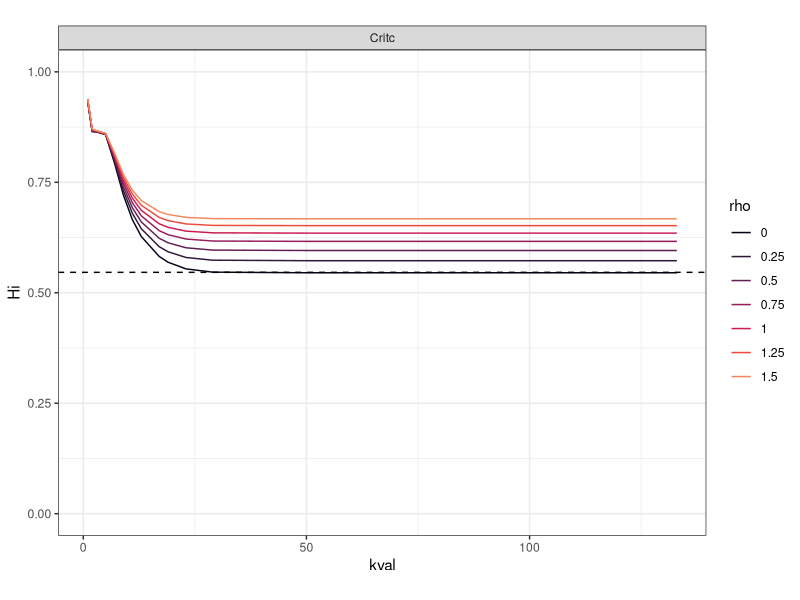
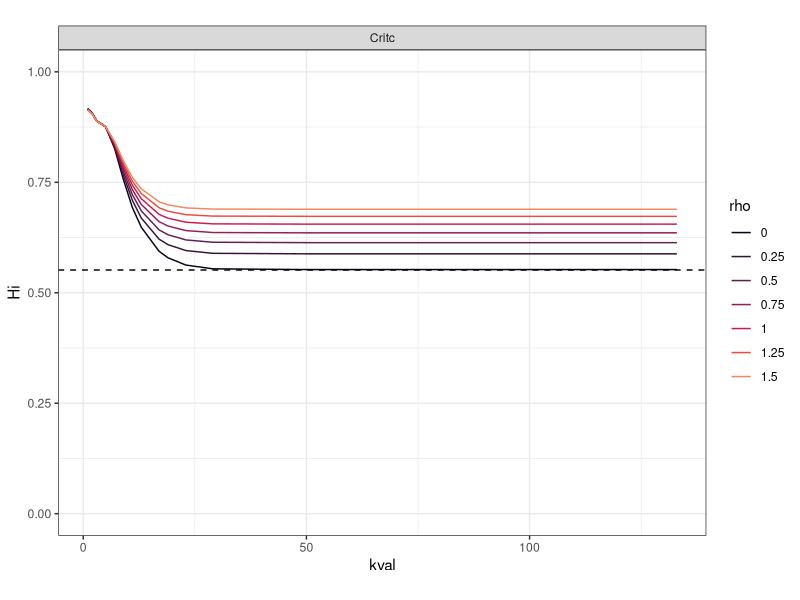
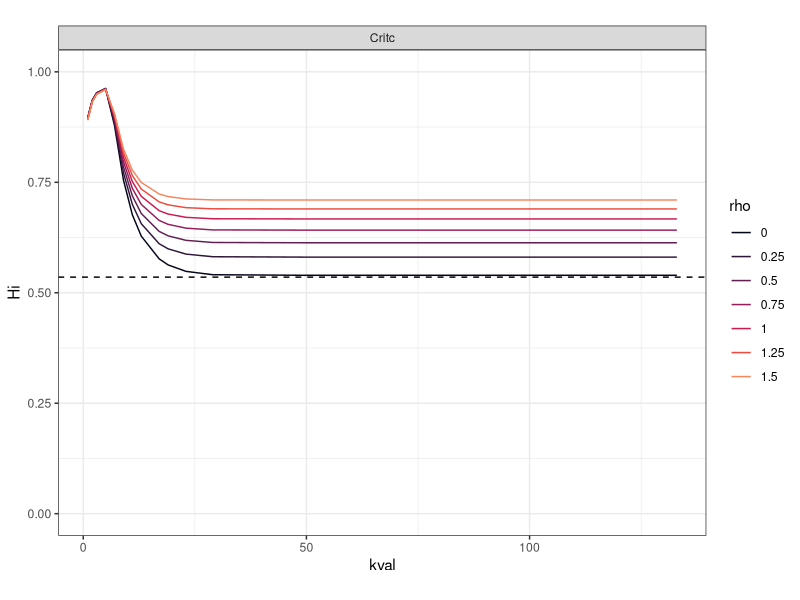
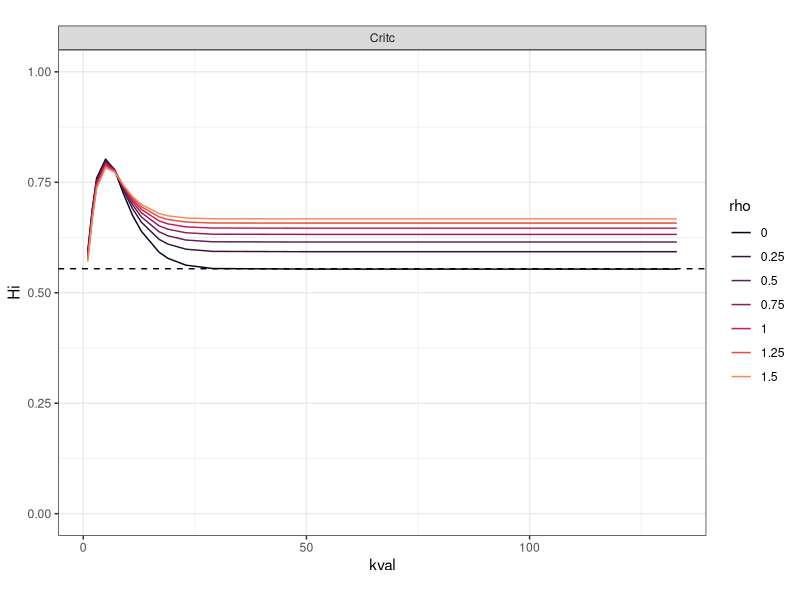
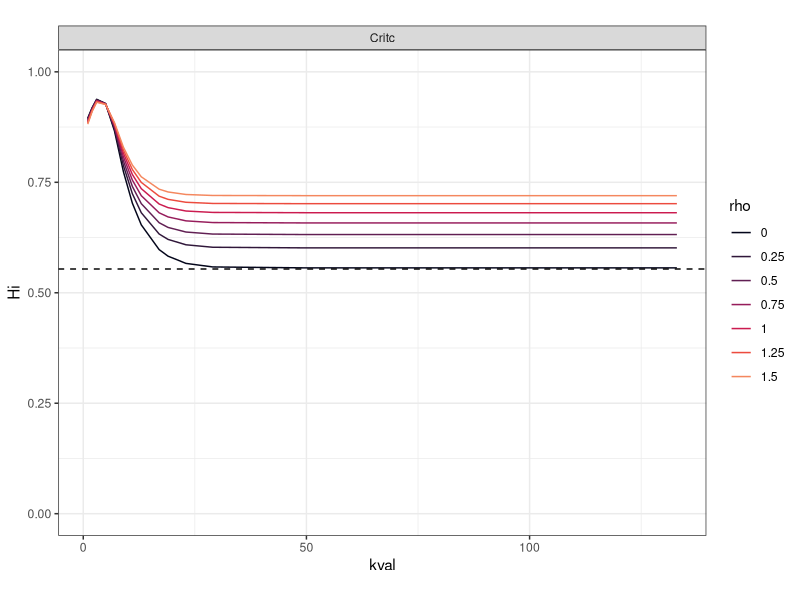
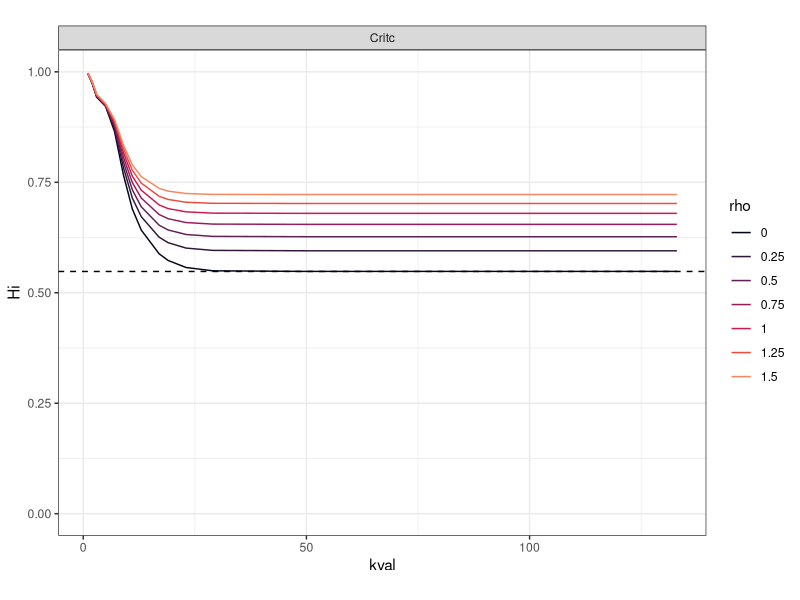
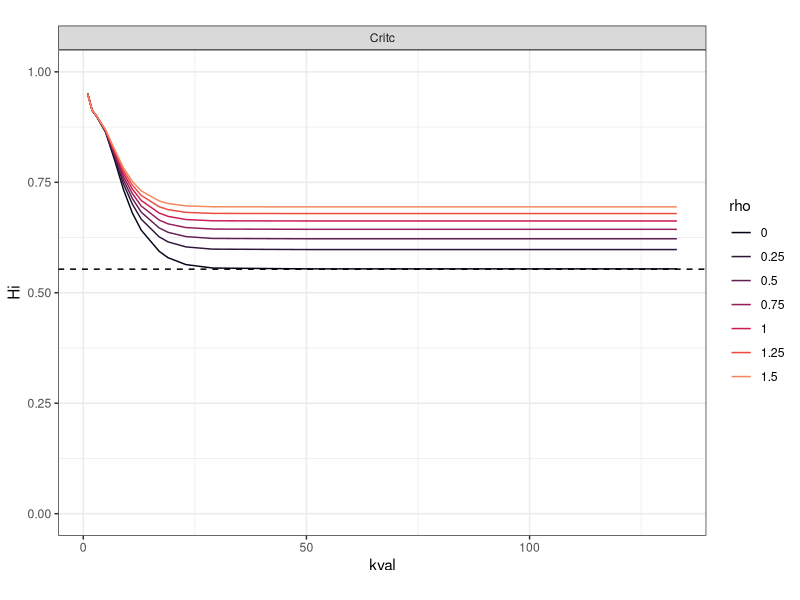
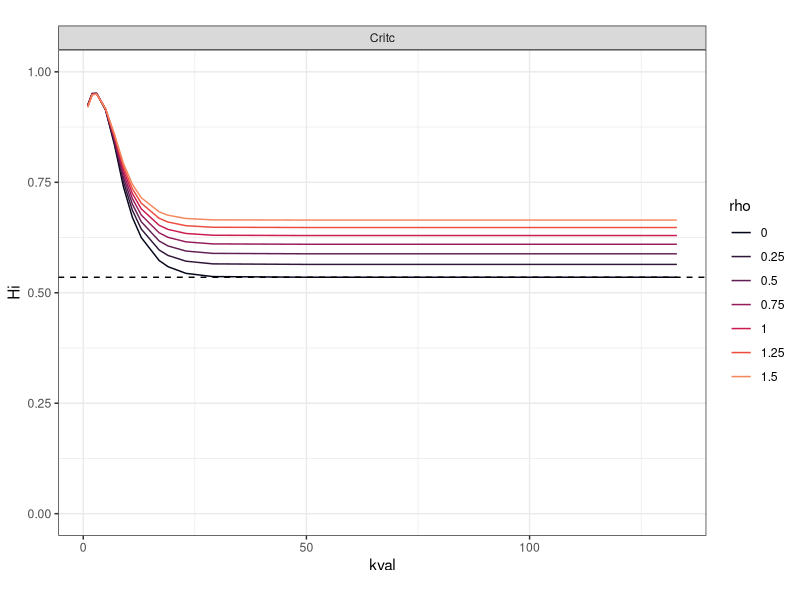

R code for these plots, in order: (Note: this script raises an error after producing the figures.)
library(ggplot2)
library(viridis)
library(grid)
library(gridExtra)
library(dplyr)
library(matrixStats)
library(ggrepel)
library(tidyr)
library(png)
NUM_EXPERTS = 14
NUM_AMATEURS = 120
NUM_TOTAL = 134
COLOR_START = 0.75
COLOR_END = 0.1
k = c(1,2,3,5,7,9,11,13,17,19,23,29,50,75,100,125,NUM_EXPERTS+NUM_AMATEURS-1)
rho = c(0,0.25,0.5,0.75,1,1.25,1.5)

# Shortcut - cmd + option + t to run code chunk

#### Some prepping for visualization ####
# the parameters are 17 * 7, so choose k=5,rho=1, so choose 26
stats_df = read.table(file.path('results','stats.csv'),
                      header=TRUE,sep=',')

correlations = read.table(file.path('results','correlation.csv'),
                          header=TRUE,sep=',', row.names=1)

both_error = read.table(file.path('results','simulations',
                                  'both','performance.csv'),header=FALSE,sep=' ')
both_error = both_error[,26]
experts_error = read.table(file.path('results','simulations',
                                     'experts','performance.csv'),header=FALSE,sep=' ')
experts_error = experts_error[,26]
amateurs_error = read.table(file.path('results','simulations',
                                     'amateurs','performance.csv'),header=FALSE,sep=' ')
amateurs_error = amateurs_error[,26]
# get set of potential correlations from the corr mat for k = 5 and rho = 1
potential_mat = correlations
temp = rowMeans(potential_mat, na.rm=T)
for (r in 1:nrow(potential_mat)){
  potential_mat[r,is.na(potential_mat[r,])] = temp[r]
}
diag(potential_mat) = NA
potential_mat = as.matrix(potential_mat)
for (r in 1:nrow(potential_mat)){
  potential_row = potential_mat[r,]
  k_val = sort(potential_row, decreasing=TRUE)[6]
  potential_mat[r,] = (potential_row > k_val) * potential_row
}
# get influence as the column sum of potential_mat
potential_influence = colSums(potential_mat, na.rm=TRUE)
potential_influence = potential_influence + min(potential_influence[which(potential_influence > 0)])
potential_influence = potential_influence / sum(potential_influence, na.rm=TRUE)
# add to stats_df
stats_df$potential_influence = potential_influence
stats_df$no_influence = min(potential_influence) * 2
# also include potential influence in the crowd (k = NUM_TOTAL-1)
potential_mat = correlations
temp = rowMeans(potential_mat, na.rm=T)
for (r in 1:nrow(potential_mat)){
  potential_mat[r,is.na(potential_mat[r,])] = temp[r]
}
diag(potential_mat) = NA
potential_mat = as.matrix(potential_mat)
potential_influence = colSums(potential_mat, na.rm=TRUE)
potential_influence = potential_influence + min(potential_influence[which(potential_influence > 0)])
potential_influence = potential_influence / sum(potential_influence, na.rm=TRUE)
# add to stats_df
stats_df$crowd_influence = potential_influence



#### Homophily visualisation (individual, actual influence) ####

homophily_df = read.table(file.path('results','homophily','both',
                                    'individual.csv'),header=TRUE,sep=',')
homophily_df = subset(homophily_df, select = -c(X) )


for (r in 0:(NUM_TOTAL-1)){ 
  subtitle = 'Homophily index (Hi) = similar ties /(similar ties + dissimilar ties), \nGroup weight = Number of raters in group/Total number of raters, \nCount weight = number of ratings by group / total number of ratings'
  top_panel = homophily_df %>% filter(homophily_df$method == "Real homophily")
  top_panel = top_panel %>% filter(top_panel$rater == r)
  top_panel$group = as.character(top_panel$group)
  top_panel = top_panel %>% mutate(group = replace(group, group == 'experts', 'Critc'))
  top_panel = top_panel %>% mutate(group = replace(group, group == 'amateurs', 'Amateur'))
  top_panel$rho = as.numeric(top_panel$rho)
  
  
  top_plot = ggplot(top_panel, aes(x=kval, y=Hi)) +  
    geom_line(aes(group=rhoval,color=as.factor(rhoval))) + 
    geom_hline(aes(yintercept=baseline_2),linetype="dashed") + 
    
    scale_colour_viridis_d(option='F',name='rho',begin=0.0, end=0.75) + 
    facet_grid(cols = vars(group)) +  theme_bw() + theme(aspect.ratio = .75) + ylim(0,1)
  
  ggsave(file.path('results','visualization', 'individual-homophily',paste(r, '.png',sep='')))
}



#### Figures for main paper : figure 4 ####

homophily_df = read.table(file.path('results','homophily','both',
                                    'group.csv'),header=TRUE,sep=',')
homophily_df = subset(homophily_df, select = -c(X) )

subtitle = 'Homophily index (Hi) = similar ties /(similar ties + dissimilar ties), \nGroup weight = Number of raters in group/Total number of raters, \nCount weight = number of ratings by group / total number of ratings'
top_panel = homophily_df %>% filter(homophily_df$method == "Real homophily")
top_panel$group = as.character(top_panel$group)
top_panel = top_panel %>% mutate(group = replace(group, group == 'experts', 'Critcs'))
top_panel = top_panel %>% mutate(group = replace(group, group == 'amateurs', 'Amateurs'))
top_panel = top_panel[top_panel$kval < 30,]

top_plot = ggplot(top_panel, aes(x=kval, y=Hi)) +  
  
  geom_line(aes(group=rhoval,color=as.factor(rhoval))) + 
  geom_hline(aes(yintercept=baseline_1),linetype="dashed") +
  geom_text(aes(25,baseline_1,label = 'group weight', vjust = 3), size=3.0, check_overlap=TRUE) + 
  
  geom_hline(aes(yintercept=baseline_2),linetype="dashed", color="blue") +
  geom_text(aes(25,baseline_2,label = 'count weight', vjust = 3), size=3.0, check_overlap=TRUE) + 
  scale_colour_viridis_d(option='F',name='rho',begin=0.0, end=0.75) + #ggtitle('k vs Homophily', subtitle = subtitle) + 
  ylim(0,1) + labs(x='Number of neighbours (k)', y='Homophily index') + 
  facet_grid(cols = vars(group)) +  theme_bw() + theme(aspect.ratio = .75, 
                                                       legend.position=c(.04,.825)) +
  scale_x_continuous(breaks=c(1,5,10,15,20,25,29))


addSmallLegend <- function(myPlot, pointSize = 1.25, textSize = 7, spaceLegend = 0.3) {
  myPlot +
    guides(shape = guide_legend(override.aes = list(size = pointSize)),
           color = guide_legend(override.aes = list(size = pointSize), reverse=TRUE)) +
    theme(legend.title = element_text(size = textSize), 
          legend.text  = element_text(size = textSize),
          legend.key.size = unit(spaceLegend, "lines"))
}

top_plot = addSmallLegend(top_plot)
top_plot
ggsave(file.path('results','visualization', 'fig_4.png'), scale=0.8)
knitr::plot_crop(file.path('results','visualization', 'fig_4.png'))

#### Homophily visualisation (group, potential influence) ####
homophily_df = read.table(file.path('results','homophily','both',
                                    'group.csv'),header=TRUE,sep=',')
homophily_df = subset(homophily_df, select = -c(X) )

subtitle = 'Homophily index (Hi) = similar ties /(similar ties + dissimilar ties), \nGroup weight = Number of raters in group/Total number of raters, \nCount weight = number of ratings by group / total number of ratings'
top_panel = homophily_df %>% filter(homophily_df$method == "Potential homophily")
top_panel$group = as.character(top_panel$group)
top_panel = top_panel %>% mutate(group = replace(group, group == 'experts', 'Critcs'))
top_panel = top_panel %>% mutate(group = replace(group, group == 'amateurs', 'Amateurs'))


top_plot = ggplot(top_panel, aes(x=kval, y=Hi)) +  
  
  geom_line(aes(group=rhoval,color=as.factor(rhoval))) + 
  geom_hline(aes(yintercept=baseline_1),linetype="dashed") +
  geom_text(aes(25,baseline_1,label = 'group weight', vjust = 1.5), size=3.0, check_overlap=TRUE) + 
  
  geom_hline(aes(yintercept=baseline_2),linetype="dashed", color="blue") +
  geom_text(aes(25,baseline_2,label = 'count weight', vjust = 1.5), size=3.0, check_overlap=TRUE) + 
  
  scale_colour_viridis_d(option='F',name='rho',begin=0.0, end=0.75) + #ggtitle('k vs Homophily', subtitle = subtitle) + 
  ylim(0,1) + labs(x='Number of neighbours (k)', y='Homophily index') + 
  facet_grid(cols = vars(group)) +  theme_bw() + theme(aspect.ratio = .75, legend.position=c(.05,.19)) +
  scale_x_continuous(breaks=c(1,25,50,75,100,125))
addSmallLegend <- function(myPlot, pointSize = 1.25, textSize = 7, spaceLegend = 0.3) {
  myPlot +
    guides(shape = guide_legend(override.aes = list(size = pointSize)),
           color = guide_legend(override.aes = list(size = pointSize), reverse=TRUE)) +
    theme(legend.title = element_text(size = textSize), 
          legend.text  = element_text(size = textSize),
          legend.key.size = unit(spaceLegend, "lines"))
}

top_plot = addSmallLegend(top_plot)
top_plot
ggsave(file.path('results','visualization', 'fig_8.png'), scale=0.8)
knitr::plot_crop(file.path('results','visualization', 'fig_8.png'))











#### Figures for main paper : figure 1 ####
ex_mc = rowMeans(as.matrix(correlations[1:NUM_EXPERTS,1:NUM_EXPERTS]),na.rm=T)
am_mc = rowMeans(as.matrix(correlations[NUM_EXPERTS+1:NUM_AMATEURS,NUM_EXPERTS+1:NUM_AMATEURS]),na.rm=T)
ex_dc = rowSds(as.matrix(correlations[1:NUM_EXPERTS,1:NUM_EXPERTS]),na.rm=T)
am_dc = rowSds(as.matrix(correlations[NUM_EXPERTS+1:NUM_AMATEURS,NUM_EXPERTS+1:NUM_AMATEURS]),na.rm=T)
stats_df$mean_corr_before = as.numeric(c(ex_mc, am_mc))
stats_df$disp_corr_before = as.numeric(c(ex_dc, am_dc))

df_before = stats_df[,c('mean_corr_before','disp_corr_before','no_influence', 'e_a')]
colnames(df_before) = c('mean_corr', 'disp_corr', 'potential_influence', 'e_a')
fig_1_df = rbind(df_before,
                 stats_df[,c('mean_corr','disp_corr','potential_influence','e_a')])
fig_1_df = cbind(fig_1_df, c( rep('Source of correlations : Group members', NUM_TOTAL), 
                              rep('Source of correlations : Everyone', NUM_TOTAL) ))
colnames(fig_1_df)[5] = 'sep_tog'
fig_1_df$e_a = rep(c(rep('Experts', NUM_EXPERTS), rep('Amateurs',NUM_AMATEURS)), 2)
expert_labels = c('WA','NM','JR',
                  'TA','B&D','JS',
                  'JL','De','RVF',
                  'JA','LeP','PW','RG','CK')
all_labels = c(expert_labels, rep('', NUM_AMATEURS))
fig_1_df$node_labels = rep(all_labels,2)

fig_1 = ggplot(data=fig_1_df, aes(x=as.numeric(mean_corr), y=as.numeric(disp_corr), size=potential_influence, 
                                  label=node_labels)) + 
  geom_point(aes(fill=e_a),shape=21, alpha=0.8) + 
  facet_grid(cols = vars(sep_tog)) +  
  facet_grid(~factor(sep_tog, levels=c('Source of correlations : Group members',
                                       'Source of correlations : Everyone'))) + 
  scale_fill_viridis_d(begin=COLOR_START,end=COLOR_END, option='C') +
  theme_bw() + theme(aspect.ratio = .8, legend.position = c(0.09,0.15), 
                     legend.title = element_blank(),
                     legend.text = element_text(size = 11),
                     axis.title=element_text(size=15),
                     strip.text.x = element_text(size = 11)) + 
  geom_text_repel(size=3,max.overlaps = Inf) + 
  labs(x='Mean taste similarity', y='Dispersion in taste similarity', 
       fill='experts/amateurs', size='potential influence') + 
  guides(size = FALSE) +
  ylim(0.0, 0.5) + xlim(-0.1,0.7)

ggsave(file.path('results', 'visualization',
                 'fig_1.png'),scale=.75, dpi=300)
knitr::plot_crop(file.path('results','visualization', 'fig_1.png'))
fig_1





#### Figures for main paper : figure 2a ####
both_error = read.table(file.path('results','simulations',
                                  'both','performance.csv'),header=FALSE,sep=' ')
experts_error = read.table(file.path('results','simulations',
                                     'experts','performance.csv'),header=FALSE,sep=' ')
amateurs_error = read.table(file.path('results','simulations',
                                      'amateurs','performance.csv'),header=FALSE,sep=' ')
to_select = seq(5, dim(experts_error)[2], length(rho)) # select only those rhos == 1
mean_acc_e_e = colMeans(experts_error[1:NUM_EXPERTS,to_select],na.rm=T) # experts recommending experts
mean_acc_e_a = colMeans(experts_error[NUM_EXPERTS+1:NUM_TOTAL,to_select],na.rm=T) # ex reco amateurs
# delete e_e, e_a for k values > (NUM_EXPERTS -1)
mean_acc_e_e[9:17] = NA
mean_acc_e_a[9:17] = NA
mean_acc_a_e = colMeans(amateurs_error[1:NUM_EXPERTS,to_select],na.rm=T)
mean_acc_a_a = colMeans(amateurs_error[NUM_EXPERTS+1:NUM_TOTAL,to_select],na.rm=T)
mean_acc_b_e = colMeans(both_error[1:NUM_EXPERTS,to_select],na.rm=T)
mean_acc_b_a = colMeans(both_error[NUM_EXPERTS+1:NUM_TOTAL,to_select],na.rm=T)
mean_acc_all = as.data.frame(rbind(mean_acc_e_e, mean_acc_e_a, 
                                   mean_acc_a_e, mean_acc_a_a, 
                                   mean_acc_b_e, mean_acc_b_a))
colnames(mean_acc_all) = as.character(k)
mean_acc_all$reco_group = c('Experts only', 'Experts only',
                            'Amateurs only', 'Amateurs only',
                            'Both','Both')
mean_acc_all$reco_group <- factor(mean_acc_all$reco_group, levels = c("Amateurs only", "Experts only", "Both"))
mean_acc_all$stats_group = c('Expert', 'Amateur', 
                             'Expert', 'Amateur', 
                             'Expert', 'Amateur')
keycol = 'k_value'
valuecol = 'Accuracy'
longform_mean_acc_all = gather(mean_acc_all, 'k_value', 'Accuracy', as.character(k))
longform_mean_acc_all$k_value = factor(longform_mean_acc_all$k_value,
                                       levels=as.character(k))
longform_mean_acc_all$k_value = strtoi(longform_mean_acc_all$k_value)

grouped_accuracies = ggplot(data=longform_mean_acc_all, aes(x=as.numeric(k_value), y=as.numeric(Accuracy))) + 
  geom_line(aes(linetype=reco_group, color=stats_group), size=1.5, alpha=.8) + 
  scale_linetype_manual(values=c("dotdash","solid", "dashed")) + 
  scale_color_viridis(option='A',begin=COLOR_START,
                      end=.2, discrete=TRUE) + 
  theme_bw() + labs(x='k nearest neighbours',y='Accuracy') + 
  scale_x_continuous(breaks = c(1,2,3,5,7,9,11,13,15,17,19),
                     limits = c(1,19),expand = c(0.02, 0.02)) + 
  theme(aspect.ratio =1, 
        legend.position = c(0.725,0.125),
        legend.title = element_text(size = 14),
        legend.text = element_text(size = 14),
        legend.box="horizontal") +
  scale_y_continuous(limits=c(.5,.85)) + 
  guides(color=guide_legend(title="User")) + 
  guides(linetype=guide_legend(title="Recommender")) + 
  theme(axis.text=element_text(size=20),
        axis.title=element_text(size=22))


grouped_accuracies


#### Figures for main paper : figure 2b ####
acc_figure_df <- data.frame()
stats_df$k_5_both = both_error[,26]
stats_df$k_5_experts = experts_error[,26]
stats_df$k_5_amateurs = amateurs_error[,26]
#stats_df$weighted_average = weighted_avg_error

temp_df = as.data.frame(stats_df$'k_5_experts')
temp_df$ex_am = c(rep('Expert',NUM_EXPERTS), rep('Amateur', NUM_AMATEURS))
temp_df$strategy = rep('Experts only', NUM_TOTAL)
temp_df$ids = 1:NUM_TOTAL
colnames(temp_df) = c('accuracy', 'ex_am', 'strategy', 'id')
acc_figure_df = rbind(acc_figure_df, temp_df)

temp_df = as.data.frame(stats_df$'k_5_amateurs')
temp_df$ex_am = c(rep('Expert',NUM_EXPERTS), rep('Amateur', NUM_AMATEURS))
temp_df$strategy = rep('Amateurs only', NUM_TOTAL)
temp_df$ids = 1:NUM_TOTAL
colnames(temp_df) = c('accuracy', 'ex_am', 'strategy', 'id')
acc_figure_df = rbind(acc_figure_df, temp_df)

temp_df = as.data.frame(stats_df$'k_5_both')
temp_df$ex_am = c(rep('Expert',NUM_EXPERTS), rep('Amateur', NUM_AMATEURS))
temp_df$strategy = rep('Both', NUM_TOTAL)
temp_df$ids = 1:NUM_TOTAL
colnames(temp_df) = c('accuracy', 'ex_am', 'strategy', 'id')
acc_figure_df = rbind(acc_figure_df, temp_df)

acc_figure_df$strategy = as.factor(acc_figure_df$strategy)
acc_figure_df$strategy <- factor(acc_figure_df$strategy,levels = c('Amateurs only','Experts only','Both'))

acc_fig = ggplot(data=acc_figure_df, aes(x=strategy, y=accuracy)) + 
  geom_point(aes(fill=ex_am, group=as.factor(id)), position = position_dodge(0.2), shape=21,
             size=2.5) +
  geom_line(aes(group=as.factor(id)), colour="gray",alpha=0.2,position = position_dodge(0.2)) +
  scale_fill_viridis_d(begin=COLOR_START,end=COLOR_END, option='C') + theme_bw() + 
  labs(x='Source of recommendations',y='Accuracy') + 
  guides(fill=guide_legend(title="")) + 
  theme(aspect.ratio = 1,legend.position = c(0.2,0.9),
        legend.title = element_text(size = 14),
        legend.text = element_text(size = 14)) +
  scale_y_continuous(position = "right", limits=c(.5,.85)) + 
  theme(legend.key.size=unit(.25,'cm')) + 
  theme(axis.text=element_text(size=20),
        axis.title=element_text(size=22))

g1 = ggplotGrob(grouped_accuracies)
g2 = ggplotGrob(acc_fig)
g = grid.arrange(g1,g2,nrow=1)

ggsave(file.path('results', 'visualization',
                 'fig_2.png'), g, scale=1.35)

#### Figures for main paper : figure 3b (top right) ####
expert_labels = c('WA','NM','JR',
                  'TA','B&D','JS',
                  'JL','De','RVF',
                  'JA','LeP','PW','RG','CK')
all_labels = c(expert_labels, rep('', NUM_AMATEURS))
stats_df$node_labels = all_labels

actual_influence = read.table(file.path('results','simulations','both',
                                        'adjacencies','26.csv'),
                              header=FALSE,sep=' ', row.names=NULL)
actual_influence = reshape(actual_influence, idvar = "V1", timevar = "V2", direction = "wide")
actual_influence = actual_influence[,2:dim(actual_influence)[2]]
colnames(actual_influence) = rownames(actual_influence)
stats_df$real_influence = colSums(actual_influence)
stats_df$e_a = c(rep('Experts', NUM_EXPERTS), rep('Amateurs',NUM_AMATEURS))
COLOR_START = 0.75
COLOR_END = 0.1
fig_2 = ggplot(data=stats_df, aes(y=as.numeric(potential_influence), 
                                  x=as.numeric(ratings))) + 
  geom_point(aes(fill=as.factor(e_a),size=as.numeric(ratings)),
             shape=21, alpha=0.8) + geom_text_repel(aes(label=node_labels),box.padding = 0.30,
                                                    size=7, 
                                                    max.overlaps = getOption("ggrepel.max.overlaps", default = 15)) + 
  scale_fill_viridis_d(begin=COLOR_START,end=COLOR_END, option='C') +
  theme_bw() + theme(aspect.ratio = .8, legend.position = c(0.85,0.9), legend.title = element_blank(), 
                     legend.text = element_text(size = 10)) + 
  labs(x='Number of reviews', y='Influence potential', 
       fill='experts/amateurs', size='Actual influence') +
  guides(size = FALSE) + 
  theme(legend.text=element_text(size=16)) + 
  theme(axis.text=element_text(size=12),
        axis.title=element_text(size=20))

fig_2
ggsave(file.path('results','visualization', 'fig_2b.png'))



#### Supplementary figures : figure 11-12 ####
homophily_df = read.table(file.path('results',
                                    'influence.csv'),header=TRUE,sep=',')
homophily_df = subset(homophily_df, select = -c(X) )

top_panel = homophily_df
top_panel$group = as.character(homophily_df$group)
top_panel = top_panel %>% mutate(group = replace(group, group == 'experts', 'Critcs'))
top_panel = top_panel %>% mutate(group = replace(group, group == 'amateurs', 'Amateurs'))
top_panel = top_panel %>% mutate(method = replace(method, method == 'Potential influence', 'Recommender potential'))
top_panel = top_panel %>% mutate(method = replace(method, method == 'Real influence', 'Recommender influence'))
top_panel$method = factor(top_panel$method, levels=c('Recommender potential', 'Recommender influence'))


counts = rep(c(NUM_EXPERTS, NUM_AMATEURS), nrow(top_panel)/2)

fig_11_12 = ggplot(top_panel, aes(x=kval, y=proportion_per_capita)) +  
  geom_hline(aes(yintercept=baseline_1),linetype="dashed") +
  geom_line(aes(group=rhoval,color=as.factor(rhoval))) + 
  scale_colour_viridis_d(option='F',name='rho',begin=0.0, end=0.75) + 
  ylim(0,0.07) + labs(x='Number of neighbours (k)', y='Influence') + 
  facet_grid(cols = vars(group),
             rows = vars(method)) +  theme_bw() + 
  theme(aspect.ratio = .75, legend.position=c(.075,.85)) 

addSmallLegend <- function(myPlot, pointSize = 1.25, textSize = 7, spaceLegend = 0.3) {
  myPlot +
    guides(shape = guide_legend(override.aes = list(size = pointSize)),
           color = guide_legend(override.aes = list(size = pointSize), reverse=TRUE)) +
    theme(legend.title = element_text(size = textSize), 
          legend.text  = element_text(size = textSize),
          legend.key.size = unit(spaceLegend, "lines"))
}

fig_11_12 = addSmallLegend(fig_11_12)
ggsave(file.path('results','visualization', 'fig_11_12.png'), scale=0.7)
knitr::plot_crop(file.path('results','visualization', 'fig_11_12.png'))

#### Supplementary figures : figure 10 ####
all_experts = data.frame()
expert_labels = c('WA','NM','JR',
                  'TA','B&D','JS',
                  'JL','De','RVF',
                  'JA','LeP','PW','RG','CK')
expert_labels = c('Wine Advocate','Neal Martin','Jancis Robinson',
                  'Tim Atkin','Bettane & Desseauve','James Suckling',
                  'Jeff Leve','Decanter','La Revue du Vin de France',
                  'Jane Anson','Le Point','Perswijn','Rene Gabriel','Chris Kissack')

for (r in 1:NUM_EXPERTS){ 
  rater_data = as.data.frame(correlations[r])
  rater_data$ex_am = c(rep('Expert',NUM_EXPERTS), rep('Amateur',NUM_AMATEURS))
  colnames(rater_data) = c('corrs', 'ex_am')
  rater_data$rater_name = expert_labels[r]
  all_experts = rbind(all_experts,rater_data)
}

# add an empty facet just to even things out
dummy_data = as.data.frame(correlations[1])
dummy_data$X0 = NaN
dummy_data$ex_am = NaN
colnames(dummy_data) = c('corrs', 'ex_am')
dummy_data$rater_name = ''
all_experts = rbind(all_experts,dummy_data)

all_experts$rater_name = factor(all_experts$rater_name, 
                                levels=c(expert_labels[rev(order(both_error[1:14]))], ''))


expert_hist = ggplot(all_experts, aes(x=corrs)) + 
  geom_dotplot(aes(fill=ex_am), color='gray',alpha=0.7,
               method='histodot',stackgroups=TRUE, dotsize=.7) + 
  scale_fill_viridis_d(begin=COLOR_START,end=COLOR_END, option='C') + theme_bw() + 
  labs(x='Correlation with others', y='Number of people', fill='experts/amateurs') + 
  theme(axis.text.y = element_blank(),axis.ticks = element_blank(),aspect.ratio=.55) +
  facet_wrap(rater_name ~ ., ncol=3) + theme(legend.position = c(0.85,0.075))
expert_hist

ggsave(file.path('results','visualization', 'fig_10.png'))
knitr::plot_crop(file.path('results','visualization', 'fig_10.png'))


#### Supplementary figures : spotting cool amateurs - 1 ####
all_amateurs = data.frame()
for (r in (NUM_EXPERTS:(NUM_TOTAL-1))){ 
  rater_data = as.data.frame(correlations[r+1])
  rater_data$ex_am = c(rep('Expert',NUM_EXPERTS), rep('Amateur',NUM_AMATEURS))
  colnames(rater_data) = c('corrs', 'ex_am')
  rater_data$rater_name = r
  rater_data$mean_corr = mean(rater_data$corrs, na.rm=T)
  all_amateurs = rbind(all_amateurs,rater_data)
}

amateur_stats = stats_df[stats_df$X > (NUM_EXPERTS-1),]
sorted_amateurs = amateur_stats[order(amateur_stats$mean_corr, decreasing=TRUE), 'X']
all_amateurs$rater_name = factor(all_amateurs$rater_name, levels=sorted_amateurs)
amateur_hist = ggplot(all_amateurs, aes(x=corrs)) + 
  geom_dotplot(aes(fill=ex_am), color='gray',alpha=0.9,
               method='histodot',stackgroups=TRUE, dotsize=.7) + 
  geom_vline(aes(xintercept=mean_corr)) + 
  scale_fill_viridis_d(begin=COLOR_START,end=COLOR_END, option='C') + theme_bw() + 
  labs(x='Correlation with others', y='Count', fill='experts/amateurs') + 
  theme(axis.text.y = element_blank(),
        axis.ticks = element_blank(),
        aspect.ratio=.55) +
  facet_wrap(rater_name ~ ., ncol=10) +
  labs(title='Ordered by mean correlation')#crowd influence (k=133)')
amateur_hist
ggsave(file.path('results', 'visualization', 'viz_dump',
                 'mean_corr.png'),scale=2)
  
#### Supplementary figures : spotting cool amateurs-2####

homophily_df = read.table(file.path('results','homophily','both',
                                    'individual.csv'),header=TRUE,sep=',')
homophily_df = subset(homophily_df, select = -c(X) )
amateur_homophily = homophily_df[homophily_df$rater > 13,]
amateur_stats = stats_df[stats_df$X > (NUM_EXPERTS-1),]
amateur_homophily$mean_corr = rep(amateur_stats$mean_corr, 119)
amateur_homophily$disp_corr = rep(amateur_stats$disp_corr, 119)
amateur_homophily$influence = rep(amateur_stats$influence, 119)
amateur_homophily$potential_influence = rep(amateur_stats$potential_influence, 119)


sorted_amateurs = amateur_stats[order(amateur_stats$disp_corr, decreasing=TRUE), 'X']
amateur_homophily$rater = factor(amateur_homophily$rater, levels=sorted_amateurs)

amateur_line = ggplot(amateur_homophily, aes(x=as.numeric(kval),y=as.numeric(Hi))) + 
  geom_line(aes(group=rhoval,color=as.factor(rhoval))) + 
  geom_hline(aes(yintercept=baseline_2),linetype="dashed") + 
  scale_color_viridis_d(begin=COLOR_START,end=COLOR_END, option='C') + theme_bw() + 
  labs(x='k nearest neighbour', y='Homophily index') + 
  #theme(axis.text.y = element_blank(),
  #      axis.ticks = element_blank(),
  #      aspect.ratio=.55) +
  facet_wrap(rater ~ ., ncol=10) +
  labs(title='Ordered by dispersion in correlation')#crowd influence (k=133)')
amateur_line
ggsave(file.path('results', 'visualization', 'viz_dump',
                 'homophily_disp_corr.png'),scale=2)


#### Supplementary figures : spotting cool amateurs-3####
stats_df$influence = rank(-stats_df$influence)
stats_df$bang_for_buck = rank(-stats_df$bang_for_buck)
stats_df = gather(stats_df, 'key', 'value', c('influence','bang_for_buck'))
fig = ggplot(data=stats_df, 
               aes(x=as.numeric(mean_corr), y=as.numeric(disp_corr))) + 
  geom_point(aes(fill=value),shape=21, alpha=0.7, size=4) + 
  facet_grid(cols = vars(key)) +  
  facet_grid(~factor(key, levels=c('influence',
                                   'bang_for_buck'))) + 
  scale_fill_viridis(begin=COLOR_START,end=COLOR_END, option='C') +
  theme_bw() + theme(aspect.ratio = .8, legend.position = c(0.05,0.15)) + 
  labs(x='Mean taste similarity', y='Dispersion in taste similarity', fill='Rank') + 
  ylim(0.0, 0.5) + xlim(-0.1,0.7)

fig

ggsave(file.path('results', 'visualization',
                 'fig_bang_for_buck.png'))












#### Supplementary figures : figure 5 ####
sparse_separate = read.table(file.path('results','simulations','supplementary',
                                       'sparse_separate.csv'),
                      header=FALSE,sep=' ')
sparse_together = read.table(file.path('results','simulations','supplementary',
                                       'sparse_together.csv'),
                             header=FALSE,sep=' ')

ex_mc = rowMeans(as.matrix(sparse_separate[1:NUM_EXPERTS,1:NUM_EXPERTS]),na.rm=T)
am_mc = rowMeans(as.matrix(sparse_separate[NUM_EXPERTS+1:NUM_AMATEURS,NUM_EXPERTS+1:NUM_AMATEURS]),na.rm=T)
ex_dc = rowSds(as.matrix(sparse_separate[1:NUM_EXPERTS,1:NUM_EXPERTS]),na.rm=T)
am_dc = rowSds(as.matrix(sparse_separate[NUM_EXPERTS+1:NUM_AMATEURS,NUM_EXPERTS+1:NUM_AMATEURS]),na.rm=T)

fig_5 = data.frame(as.numeric(c(ex_mc, am_mc)), as.numeric(c(ex_dc, am_dc)))
colnames(fig_5) = c('mean_corr', 'disp_corr')
both_mc = data.frame(rowMeans(as.matrix(sparse_together),na.rm=T),
                        rowSds(as.matrix(sparse_together),na.rm=T))
colnames(both_mc) = c('mean_corr', 'disp_corr')
fig_5 = rbind(fig_5, both_mc)
fig_5 = cbind(fig_5, c( rep('Source of correlations : Group members', NUM_TOTAL), 
                   rep('Source of correlations : Everyone', NUM_TOTAL) ))
colnames(fig_5)[3] = 'sep_tog'
fig_5$e_a = rep(c(rep('Experts', NUM_EXPERTS), rep('Amateurs',NUM_AMATEURS)), 2)
expert_labels = c('WA','NM','JR',
                  'TA','B&D','JS',
                  'JL','De','RVF',
                  'JA','LeP','PW','RG','CK')
all_labels = c(expert_labels, rep('', NUM_AMATEURS))
fig_5$node_labels = rep(all_labels,2)
fig_5$potential_influence = c(as.numeric(stats_df$no_influence), 
                             as.numeric(stats_df$potential_influence))

fig_5 = ggplot(data=fig_5, aes(x=as.numeric(mean_corr), y=as.numeric(disp_corr), size=potential_influence, 
                                  label=node_labels)) + 
  geom_point(aes(fill=e_a),shape=21, alpha=0.8) + 
  facet_grid(cols = vars(sep_tog)) +  
  facet_grid(~factor(sep_tog, levels=c('Source of correlations : Group members',
                                       'Source of correlations : Everyone'))) + 
  scale_fill_viridis_d(begin=COLOR_START,end=COLOR_END, option='C') +
  theme_bw() + theme(aspect.ratio = .8, legend.position = c(0.09,0.15), 
                     legend.title = element_blank(),
                     legend.text = element_text(size = 11),
                     axis.title=element_text(size=15),
                     strip.text.x = element_text(size = 11)) + 
  geom_text_repel(size=3,max.overlaps = Inf) + 
  labs(x='Mean taste similarity', y='Dispersion in taste similarity', 
       fill='experts/amateurs', size='potential influence') + 
  guides(size = FALSE) + 
  ylim(0.0, 0.5) + xlim(-0.1,0.7)

ggsave(file.path('results', 'visualization',
                 'fig_5.png'),scale=.75, dpi=300)
knitr::plot_crop(file.path('results','visualization', 'fig_5.png'))
fig_5

#### Supplementary figures : figure 6 ####
both_error = read.table(file.path('results','simulations',
                                  'both','performance.csv'),header=FALSE,sep=' ')
experts_error = read.table(file.path('results','simulations',
                                     'experts','performance.csv'),header=FALSE,sep=' ')
amateurs_error = read.table(file.path('results','simulations',
                                      'amateurs','performance.csv'),header=FALSE,sep=' ')
# pick out k = 3,5,9,13 for all errors
pick_indices = c(seq(2*length(rho)+1, (2*length(rho) + length(rho))),
                 seq(3*length(rho)+1, (3*length(rho) + length(rho))),
                 seq(5*length(rho)+1, (5*length(rho) + length(rho))),
                 seq(6*length(rho)+1, (6*length(rho) + length(rho))))
mean_acc_e_e = colMeans(experts_error[1:NUM_EXPERTS,pick_indices],na.rm=T) # experts recommending experts
mean_acc_e_a = colMeans(experts_error[NUM_EXPERTS+1:NUM_TOTAL,pick_indices],na.rm=T) # ex reco amateurs
mean_acc_a_e = colMeans(amateurs_error[1:NUM_EXPERTS,pick_indices],na.rm=T)
mean_acc_a_a = colMeans(amateurs_error[NUM_EXPERTS+1:NUM_TOTAL,pick_indices],na.rm=T)
mean_acc_b_e = colMeans(both_error[1:NUM_EXPERTS,pick_indices],na.rm=T)
mean_acc_b_a = colMeans(both_error[NUM_EXPERTS+1:NUM_TOTAL,pick_indices],na.rm=T)
mean_acc_all = as.data.frame(rbind(mean_acc_e_e, mean_acc_e_a, 
                                   mean_acc_a_e, mean_acc_a_a, 
                                   mean_acc_b_e, mean_acc_b_a))
mean_acc_all = as.matrix(mean_acc_all)
longform_mean_acc_all = data.frame()
reco_group = c('Experts only', 'Experts only',
               'Amateurs only', 'Amateurs only',
               'Both','Both')
stats_group = c('Expert', 'Amateur', 
                'Expert', 'Amateur', 
                'Expert', 'Amateur')
chosen_ks = c('k = 3','k = 5','k = 9','k = 13')
for (g_type in 1:dim(mean_acc_all)[1]){
  for (r_value in 1:dim(mean_acc_all)[2]) {
    longform_mean_acc_all = rbind(longform_mean_acc_all, 
                                  c(mean_acc_all[g_type, r_value], 
                                    reco_group[g_type], 
                                    stats_group[g_type],
                                    rho[(r_value-1)%%length(rho) + 1],
                                    chosen_ks[ceiling(r_value/length(rho))]))
  }
}

colnames(longform_mean_acc_all) = c('Accuracy', 'reco_group', 'stats_group', 'rho_value', 'k_value')
longform_mean_acc_all$rho_value = as.double(longform_mean_acc_all$rho_value)
longform_mean_acc_all$k_value = factor(longform_mean_acc_all$k_value,
                                          levels=chosen_ks)

grouped_accuracies = ggplot(data=longform_mean_acc_all, 
                            aes(x=as.numeric(rho_value), y=as.numeric(Accuracy))) + 
  facet_wrap(vars(k_value), nrow=2, ncol=2) +  
  geom_line(aes(linetype=reco_group, color=stats_group), size=.8, alpha=.8) + 
  scale_linetype_manual(values=c("dotdash","solid", "dashed")) + 
  scale_color_viridis(option='A',begin=COLOR_START,
                      end=.2, discrete=TRUE) + 
  theme_bw() + labs(x='Weighting parameter (rho)',y='Accuracy') + 
  guides(color=guide_legend(title="User")) + 
  guides(linetype=guide_legend(title="Recommender")) +
  theme(axis.text=element_text(size=20),
        axis.title=element_text(size=22),
        strip.text.x = element_text(size = 11),
        legend.title = element_text(size = 14),
        legend.text = element_text(size = 14))

grouped_accuracies
ggsave(file.path('results','visualization', 'fig_6.png'))
knitr::plot_crop(file.path('results','visualization', 'fig_6.png'))




#### scratch plot ####
baseline_error = read.table(file.path('results','simulations',
                                  'both','baseline.csv'),header=FALSE,sep=' ')
temp = experts_error
# select k = 1, 2, 3 ... 133 for rho = 1
#to_select = seq(5, dim(experts_error)[2], length(rho)) # select only those rhos == 1
#temp = temp[15:134,]#temp[15:134,]
temp = colMeans(temp)
#temp = temp[10,]
#temp = temp[to_select]
#temp$X = 1:134
temp = gather(as.data.frame(temp), key='k',value='v')
#temp$k = k
temp$k = rep(k, each=length(rho))
temp$rho = rep(rho, length(k))
#temp = temp[temp$rho==1,]
temp_plot = ggplot(temp, aes(x=as.numeric(rho), y=as.numeric(v))) + #geom_line(aes(color=as.factor(rho))) + 
  geom_line() +
  facet_wrap(vars(k),nrow=4, ncol=5) + 
  theme(legend.position = 'None')
temp_plot
ggsave(file.path('results','visualization', 'fig_scratch.png'))

#### scratch plot 2 ####
both_error = read.table(file.path('results','simulations',
                                  'both','performance.csv'),header=FALSE,sep=' ')
baseline_error = read.table(file.path('results','simulations',
                                      'both','baseline.csv'),header=FALSE,sep=' ')
both_error = as.matrix(both_error)
winning_strategy = data.frame()
for (u in 1:NUM_TOTAL){
  winning_strategy = rbind(winning_strategy, 
                           c(u, 
                             max(both_error[u,]),
                             k[ceiling(which.max(both_error[u,])/length(rho))],
                           rho[which.max(both_error[u,])%%length(rho) + 1],
                           baseline_error[u,]))
}
colnames(winning_strategy) = c('Rater','Accuracy','k','rho', 'baseline')

strategy_hist = ggplot(winning_strategy, aes(x=as.factor(k), 
                                             y=as.factor(rho),
                                             fill=Accuracy)) + 
  geom_tile()
strategy_hist

both_error = colMeans(both_error)
both_error = gather(as.data.frame(both_error), key='k', value='v')
both_error$k = rep(k, each=length(rho))
both_error$rho = rep(rho, length(k))
both_error = both_error[both_error$k < 23,]
k_levels = as.character(k)
r_levels = as.character(rho)
heatmap_1 = ggplot(both_error, aes(x=factor(k, levels=k_levels), 
                                   y=factor(rho, levels=r_levels), fill=v)) + 
  geom_tile() +
  scale_fill_viridis()
heatmap_1
